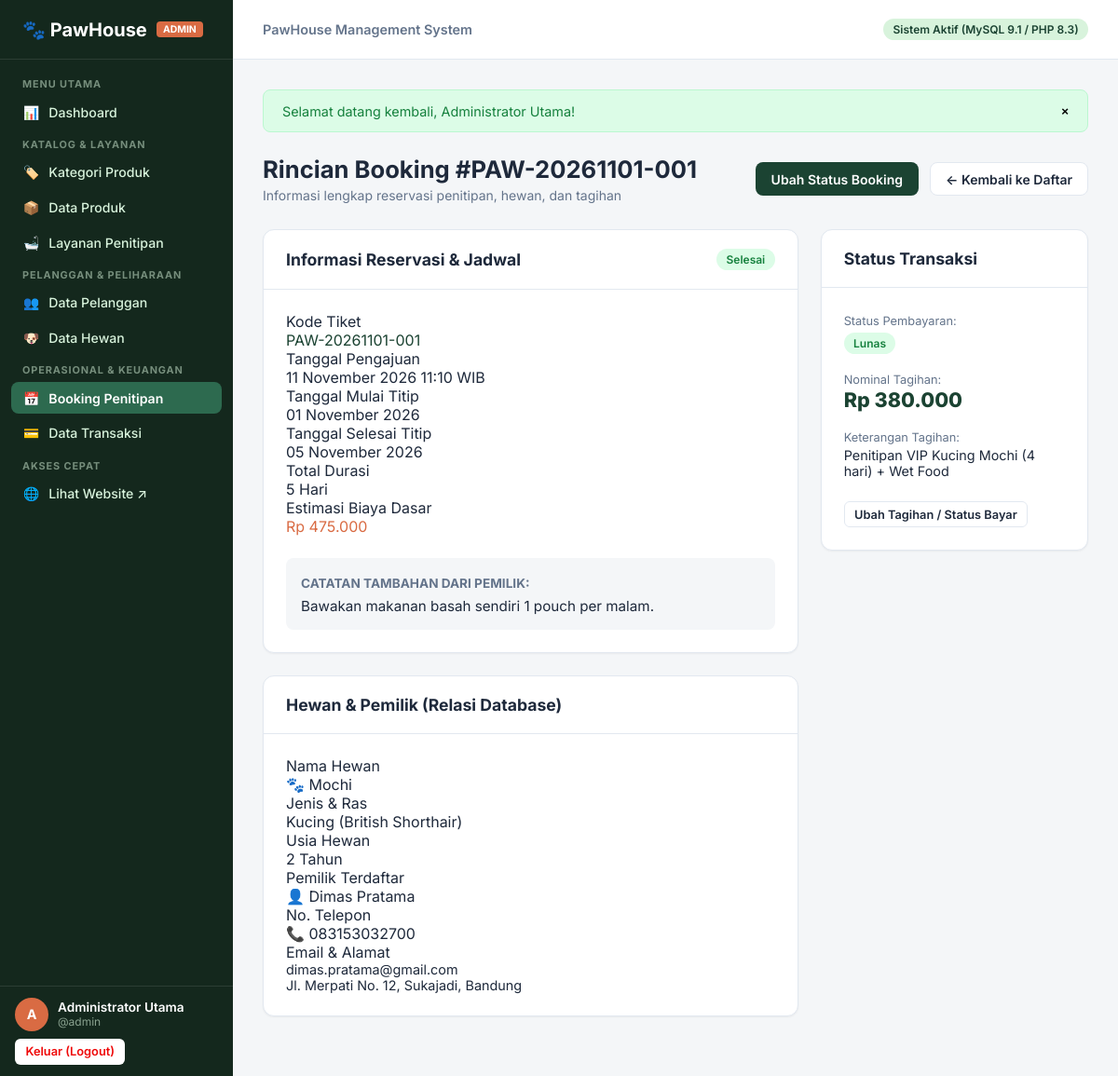
Screenshot of /admin/bookings/detail.php?id=1 (signed in) with the database file from the repository.
### tables this page shows
CREATE TABLE `bookings` (
  `id` INT AUTO_INCREMENT PRIMARY KEY,
  `booking_code` VARCHAR(30) NOT NULL UNIQUE,
  `customer_id` INT NOT NULL,
  `pet_id` INT NOT NULL,
  `service_id` INT NOT NULL,
  `start_date` DATE NOT NULL,
  `end_date` DATE NOT NULL,
  `notes` TEXT NULL,
  `status` ENUM('Menunggu', 'Dikonfirmasi', 'Sedang Dititipkan', 'Selesai', 'Dibatalkan') NOT NULL DEFAULT 'Menunggu',
  `created_at` TIMESTAMP DEFAULT CURRENT_TIMESTAMP,
  CONSTRAINT `fk_bookings_customer` FOREIGN KEY (`customer_id`) 
    REFERENCES `customers` (`id`) ON UPDATE CASCADE ON DELETE RESTRICT,
  CONSTRAINT `fk_bookings_pet` FOREIGN KEY (`pet_id`) 
    REFERENCES `pets` (`id`) ON UPDATE CASCADE ON DELETE RESTRICT,
  CONSTRAINT `fk_bookings_service` FOREIGN KEY (`service_id`) 
    REFERENCES `services` (`id`) ON UPDATE CASCADE ON DELETE RESTRICT
);

CREATE TABLE `services` (
  `id` INT AUTO_INCREMENT PRIMARY KEY,
  `name` VARCHAR(100) NOT NULL,
  `description` TEXT NULL,
  `price` DECIMAL(12,2) NOT NULL,
  `duration` VARCHAR(50) NOT NULL,
  `created_at` TIMESTAMP DEFAULT CURRENT_TIMESTAMP
);

CREATE TABLE `pets` (
  `id` INT AUTO_INCREMENT PRIMARY KEY,
  `customer_id` INT NOT NULL,
  `name` VARCHAR(100) NOT NULL,
  `type` VARCHAR(50) NOT NULL,
  `breed` VARCHAR(100) NULL,
  `age` INT NOT NULL DEFAULT 1,
  `notes` TEXT NULL,
  `created_at` TIMESTAMP DEFAULT CURRENT_TIMESTAMP,
  CONSTRAINT `fk_pets_customer` FOREIGN KEY (`customer_id`) 
    REFERENCES `customers` (`id`) ON UPDATE CASCADE ON DELETE CASCADE
);

CREATE TABLE `customers` (
  `id` INT AUTO_INCREMENT PRIMARY KEY,
  `name` VARCHAR(100) NOT NULL,
  `phone` VARCHAR(20) NOT NULL,
  `email` VARCHAR(100) NULL,
  `address` TEXT NULL,
  `created_at` TIMESTAMP DEFAULT CURRENT_TIMESTAMP
);

CREATE TABLE `transactions` (
  `id` INT AUTO_INCREMENT PRIMARY KEY,
  `customer_id` INT NOT NULL,
  `booking_id` INT NULL,
  `transaction_date` DATE NOT NULL,
  `description` VARCHAR(255) NOT NULL,
  `total` DECIMAL(12,2) NOT NULL,
  `payment_status` ENUM('Lunas', 'Belum Lunas') NOT NULL DEFAULT 'Belum Lunas',
  `created_at` TIMESTAMP DEFAULT CURRENT_TIMESTAMP,
  CONSTRAINT `fk_transactions_customer` FOREIGN KEY (`customer_id`) 
    REFERENCES `customers` (`id`) ON UPDATE CASCADE ON DELETE RESTRICT,
  CONSTRAINT `fk_transactions_booking` FOREIGN KEY (`booking_id`) 
    REFERENCES `bookings` (`id`) ON UPDATE CASCADE ON DELETE SET NULL
);

### config/database.php (called while the page is built, shortened)
<?php
function base_url(string $path = ''): string {
    return BASE_URL . ($path ? '/' . ltrim($path, '/') : '');
}

### admin/bookings/detail.php (the view, shortened to what this page needs)
<?php
require_once __DIR__ . '/../../config/database.php';
require_once __DIR__ . '/../../includes/functions.php';
$id = filter_input(INPUT_GET, 'id', FILTER_VALIDATE_INT);
$pdo = db();
$stmt = $pdo->prepare("
    SELECT
        b.*,
        cust.name AS customer_name,
        cust.phone AS customer_phone,
        cust.email AS customer_email,
        cust.address AS customer_address,
        pet.name AS pet_name,
        pet.type AS pet_type,
        pet.breed AS pet_breed,
        pet.age AS pet_age,
        pet.notes AS pet_notes,
        s.name AS service_name,
        s.price AS service_price,
        s.duration AS service_duration
    FROM bookings b
    JOIN customers cust ON b.customer_id = cust.id
    JOIN pets pet ON b.pet_id = pet.id
    JOIN services s ON b.service_id = s.id
    WHERE b.id = ?
    LIMIT 1
");
$stmt->execute([$id]);
$booking = $stmt->fetch();
$stmtTx = $pdo->prepare("SELECT * FROM transactions WHERE booking_id = ? LIMIT 1");
$stmtTx->execute([$id]);
$transaction = $stmtTx->fetch();
$startDate = new DateTime($booking['start_date']);
$endDate = new DateTime($booking['end_date']);
$days = $startDate->diff($endDate)->days + 1;
$totalEstimated = $days * (float)$booking['service_price'];
require_once __DIR__ . '/../../includes/admin-header.php';
?>
<div class="page-header">
    <div>
        <h1 class="page-title">Rincian Booking #<?= e($booking['booking_code']) ?></h1>
        <p class="page-subtitle">Informasi lengkap reservasi penitipan, hewan, dan tagihan</p>
    </div>
    <div style="display: flex; gap: 0.75rem;">
        <a href="<?= base_url('admin/bookings/edit-status.php?id=' . $booking['id']) ?>" class="btn btn-primary">Ubah Status Booking</a>
        <a href="<?= base_url('admin/bookings/index.php') ?>" class="btn btn-outline">← Kembali ke Daftar</a>
    </div>
</div>
<div style="display: grid; grid-template-columns: 2fr 1fr; gap: 1.5rem; align-items: start;">
    <div>
        <div class="data-card" style="margin-bottom: 1.5rem;">
            <div class="data-card-header">
                <h2 class="data-card-title">Informasi Reservasi & Jadwal</h2>
                <?= get_booking_badge($booking['status']) ?>
            </div>
            <div style="padding: 1.5rem;">
                <div class="status-details-grid">
                    <div class="status-detail-item">
                        <div class="label">Kode Tiket</div>
                        <div class="value" style="color: var(--color-primary);"><?= e($booking['booking_code']) ?></div>
                    </div>
                    <div class="status-detail-item">
                        <div class="label">Tanggal Pengajuan</div>
                        <div class="value"><?= format_date($booking['created_at'], true) ?></div>
                    </div>
                    <div class="status-detail-item">
                        <div class="label">Tanggal Mulai Titip</div>
                        <div class="value"><?= format_date($booking['start_date']) ?></div>
                    </div>
                    <div class="status-detail-item">
                        <div class="label">Tanggal Selesai Titip</div>
                        <div class="value"><?= format_date($booking['end_date']) ?></div>
                    </div>
                    <div class="status-detail-item">
                        <div class="label">Total Durasi</div>
                        <div class="value"><?= $days ?> Hari</div>
                    </div>
                    <div class="status-detail-item">
                        <div class="label">Estimasi Biaya Dasar</div>
                        <div class="value" style="color: var(--color-accent);"><?= format_rupiah($totalEstimated) ?></div>
                    </div>
                </div>
                <?php if (!empty($booking['notes'])): ?>
                    <div style="margin-top: 1.5rem; padding: 1rem; background: var(--admin-bg); border-radius: var(--radius-md);">
                        <strong style="font-size: 0.85rem; color: var(--admin-text-muted); text-transform: uppercase;">Catatan Tambahan dari Pemilik:</strong>
                        <div style="margin-top: 0.35rem; font-size: 0.95rem;"><?= nl2br(e($booking['notes'])) ?></div>
                    </div>
                <?php endif; ?>
            </div>
        </div>
        <div class="data-card">
            <div class="data-card-header">
                <h2 class="data-card-title">Hewan & Pemilik (Relasi Database)</h2>
            </div>
            <div style="padding: 1.5rem;">
                <div class="status-details-grid">
                    <div class="status-detail-item">
                        <div class="label">Nama Hewan</div>
                        <div class="value">🐾 <?= e($booking['pet_name']) ?></div>
                    </div>
                    <div class="status-detail-item">
                        <div class="label">Jenis & Ras</div>
                        <div class="value"><?= e($booking['pet_type']) ?> (<?= e($booking['pet_breed'] ?: 'Campuran') ?>)</div>
                    </div>
                    <div class="status-detail-item">
                        <div class="label">Usia Hewan</div>
                        <div class="value"><?= e($booking['pet_age']) ?> Tahun</div>
                    </div>
                    <div class="status-detail-item">
                        <div class="label">Pemilik Terdaftar</div>
                        <div class="value">👤 <?= e($booking['customer_name']) ?></div>
                    </div>
                    <div class="status-detail-item">
                        <div class="label">No. Telepon</div>
                        <div class="value">📞 <?= e($booking['customer_phone']) ?></div>
                    </div>
                    <div class="status-detail-item">
                        <div class="label">Email & Alamat</div>
                        <div class="value" style="font-size: 0.9rem; font-weight: normal;">
                            <?= e($booking['customer_email'] ?: '-') ?><br>
                            <?= e($booking['customer_address'] ?: '-') ?>
                        </div>
                    </div>
                </div>
            </div>
        </div>
    </div>
    <div>
        <div class="data-card">
            <div class="data-card-header">
                <h2 class="data-card-title">Status Transaksi</h2>
            </div>
            <div style="padding: 1.5rem;">
                <?php if ($transaction): ?>
                    <div style="margin-bottom: 1rem;">
                        <span style="font-size: 0.8rem; color: var(--admin-text-muted);">Status Pembayaran:</span>
                        <div style="margin-top: 4px;"><?= get_payment_badge($transaction['payment_status']) ?></div>
                    </div>
                    <div style="margin-bottom: 1rem;">
                        <span style="font-size: 0.8rem; color: var(--admin-text-muted);">Nominal Tagihan:</span>
                        <div style="font-size: 1.35rem; font-weight: 800; color: var(--color-primary);"><?= format_rupiah($transaction['total']) ?></div>
                    </div>
                    <div style="margin-bottom: 1.5rem;">
                        <span style="font-size: 0.8rem; color: var(--admin-text-muted);">Keterangan Tagihan:</span>
                        <div style="font-size: 0.9rem; margin-top: 2px;"><?= e($transaction['description']) ?></div>
                    </div>
                    <a href="<?= base_url('admin/transactions/edit.php?id=' . $transaction['id']) ?>" class="btn btn-outline btn-block btn-sm">
                        Ubah Tagihan / Status Bayar
                    </a>
                <?php endif; ?>
            </div>
        </div>
    </div>
</div>
<?php require_once __DIR__ . '/../../includes/admin-footer.php'; ?>

### includes/functions.php (shortened to what this page needs)
<?php
function e(?string $value): string {
    return htmlspecialchars((string)$value, ENT_QUOTES, 'UTF-8');
}
function format_rupiah($amount): string {
    return 'Rp ' . number_format((float)$amount, 0, ',', '.');
}
function format_date(?string $date, bool $withTime = false): string {
    $timestamp = strtotime($date);
    $months = [
        1 => 'Januari', 2 => 'Februari', 3 => 'Maret', 4 => 'April',
        5 => 'Mei', 6 => 'Juni', 7 => 'Juli', 8 => 'Agustus',
        9 => 'September', 10 => 'Oktober', 11 => 'November', 12 => 'Desember'
    ];
    $day = date('d', $timestamp);
    $month = $months[(int)date('m', $timestamp)];
    $year = date('Y', $timestamp);
    $formatted = "$day $month $year";
    if ($withTime) {
        $formatted .= ' ' . date('H:i', $timestamp) . ' WIB';
    }
    return $formatted;
}
function get_booking_badge(string $status): string {
    $classes = [
        'Menunggu'          => 'badge-warning',
        'Dikonfirmasi'      => 'badge-info',
        'Sedang Dititipkan' => 'badge-primary',
        'Selesai'           => 'badge-success',
        'Dibatalkan'        => 'badge-danger',
    ];
    $badgeClass = $classes[$status] ?? 'badge-secondary';
    return '<span class="badge ' . $badgeClass . '">' . e($status) . '</span>';
}
function get_payment_badge(string $status): string {
    $class = ($status === 'Lunas') ? 'badge-success' : 'badge-danger';
    return '<span class="badge ' . $class . '">' . e($status) . '</span>';
}

### assets/css/admin.css (style rules this page uses)
:root { --admin-sidebar-bg: #14281D; --admin-sidebar-hover: #1E3F2E; --admin-sidebar-active: #2D6A4F; --admin-sidebar-text: #D8F3DC; --color-primary: #1B4332; --color-primary-light: #2D6A4F; --color-accent: #D96B43; --color-accent-hover: #BF5730; --admin-bg: #F4F6F8; --admin-surface: #FFFFFF; --admin-border: #E2E8F0; --admin-text: #1E293B; --admin-text-muted: #64748B; --color-success: #15803D; --color-success-bg: #DCFCE7; --color-warning: #B45309; --color-warning-bg: #FEF3C7; --color-danger: #B91C1C; --color-danger-bg: #FEE2E2; --color-info: #0369A1; --color-info-bg: #E0F2FE; --sidebar-width: 250px; --header-height: 64px; --radius-sm: 6px; --radius-md: 8px; --radius-lg: 12px; --shadow-sm: 0 1px 2px 0 rgba(0, 0, 0, 0.05); --shadow-md: 0 4px 6px -1px rgba(0, 0, 0, 0.1), 0 2px 4px -1px rgba(0, 0, 0, 0.06); }
*, *::before, *::after { box-sizing: border-box; margin: 0; padding: 0; }
body { font-family: 'Inter', -apple-system, BlinkMacSystemFont, 'Segoe UI', Roboto, sans-serif; color: var(--admin-text); background: var(--admin-bg); min-height: 100vh; display: flex; }
.page-header { display: flex; justify-content: space-between; align-items: center; margin-bottom: 1.75rem; flex-wrap: wrap; gap: 1rem; }
.page-title { font-size: 1.6rem; font-weight: 700; color: var(--admin-text); }
.page-subtitle { font-size: 0.875rem; color: var(--admin-text-muted); margin-top: 0.25rem; }
.data-card { background: var(--admin-surface); border: 1px solid var(--admin-border); border-radius: var(--radius-lg); box-shadow: var(--shadow-sm); margin-bottom: 2rem; overflow: hidden; }
.data-card-header { padding: 1.25rem 1.5rem; border-bottom: 1px solid var(--admin-border); display: flex; justify-content: space-between; align-items: center; flex-wrap: wrap; gap: 1rem; }
.data-card-title { font-size: 1.1rem; font-weight: 700; color: var(--admin-text); }
.btn { display: inline-flex; align-items: center; justify-content: center; gap: 6px; padding: 0.55rem 1rem; font-size: 0.875rem; font-weight: 600; border-radius: var(--radius-md); border: 1px solid transparent; cursor: pointer; text-decoration: none; transition: all 0.15s ease; }
.btn-primary { background: var(--color-primary); color: #FFFFFF; }
.btn-outline { background: #FFFFFF; border-color: var(--admin-border); color: var(--admin-text); }
.btn-sm { padding: 0.35rem 0.65rem; font-size: 0.8rem; border-radius: var(--radius-sm); }
.badge { display: inline-block; padding: 0.25rem 0.65rem; font-size: 0.75rem; font-weight: 600; border-radius: 9999px; white-space: nowrap; }
.badge-success { background: var(--color-success-bg); color: var(--color-success); }

### rows the page displays
bookings: booking_code "PAW-20261101-001", status "Selesai", created_at "11 November 2026 11:10 WIB", start_date "01 November 2026", end_date "05 November 2026", days "5", format_rupiah($totalEstimated) "Rp 475.000", notes "Bawakan makanan basah sendiri 1 pouch per malam.", pet.name "Mochi", pet.type "Kucing", pet.breed "British Shorthair", pet.age "2", customer.name "Dimas Pratama", customer.phone "083153032700", customer.email "dimas.pratama@gmail.com", customer.address "Jl. Merpati No. 12, Sukajadi, Bandung"
transactions: payment_status "Lunas", total "Rp 380.000", description "Penitipan VIP Kucing Mochi (4 hari) + Wet Food"

### other values shown
$currentAdmin['role'] "ADMIN"
substr($currentAdmin['name'] ?? 'A', 0, 1) "A"
$currentAdmin['name'] "Administrator Utama"
$currentAdmin['username'] "admin"
$flash['message'] "Selamat datang kembali, Administrator Utama!"
